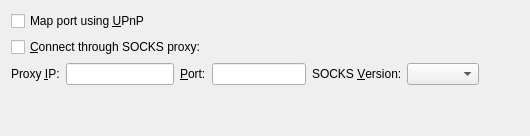
     <widget class="QWidget" name="tabNetwork">
      <attribute name="title">
       <string>&amp;Network</string>
      </attribute>
      <layout class="QVBoxLayout" name="verticalLayout_Network">
       <item>
        <widget class="QCheckBox" name="mapPortUpnp">
         <property name="toolTip">
          <string>Automatically open the VOLVOX client port on the router. This only works when your router supports UPnP and it is enabled.</string>
         </property>
         <property name="text">
          <string>Map port using &amp;UPnP</string>
         </property>
        </widget>
       </item>
       <item>
        <widget class="QCheckBox" name="connectSocks">
         <property name="toolTip">
          <string>Connect to the VOLVOX network through a SOCKS proxy (e.g. when connecting through Tor).</string>
         </property>
         <property name="text">
          <string>&amp;Connect through SOCKS proxy:</string>
         </property>
        </widget>
       </item>
       <item>
        <layout class="QHBoxLayout" name="horizontalLayout_Network">
         <item>
          <widget class="QLabel" name="proxyIpLabel">
           <property name="text">
            <string>Proxy &amp;IP:</string>
           </property>
           <property name="textFormat">
            <enum>Qt::PlainText</enum>
           </property>
           <property name="buddy">
            <cstring>proxyIp</cstring>
           </property>
          </widget>
         </item>
         <item>
          <widget class="QValidatedLineEdit" name="proxyIp">
           <property name="maximumSize">
            <size>
             <width>164</width>
             <height>39</height>
            </size>
           </property>
           <property name="toolTip">
            <string>IP address of the proxy (e.g. 127.0.0.1)</string>
           </property>
           <property name="styleSheet">
            <string notr="true"></string>
           </property>
          </widget>
         </item>
         <item>
          <widget class="QLabel" name="proxyPortLabel">
           <property name="text">
            <string>&amp;Port:</string>
           </property>
           <property name="textFormat">
            <enum>Qt::PlainText</enum>
           </property>
           <property name="buddy">
            <cstring>proxyPort</cstring>
           </property>
          </widget>
         </item>
         <item>
          <widget class="QLineEdit" name="proxyPort">
           <property name="maximumSize">
            <size>
             <width>94</width>
             <height>39</height>
            </size>
           </property>
           <property name="toolTip">
            <string>Port of the proxy (e.g. 9050)</string>
           </property>
           <property name="styleSheet">
            <string notr="true"></string>
           </property>
          </widget>
         </item>
         <item>
          <widget class="QLabel" name="socksVersionLabel">
           <property name="text">
            <string>SOCKS &amp;Version:</string>
           </property>
           <property name="textFormat">
            <enum>Qt::PlainText</enum>
           </property>
           <property name="buddy">
            <cstring>socksVersion</cstring>
           </property>
          </widget>
         </item>
         <item>
          <widget class="QValueComboBox" name="socksVersion">
           <property name="toolTip">
            <string>SOCKS version of the proxy (e.g. 5)</string>
           </property>
           <property name="styleSheet">
            <string notr="true"></string>
           </property>
          </widget>
         </item>
         <item>
          <spacer name="horizontalSpacer_Network">
           <property name="orientation">
            <enum>Qt::Horizontal</enum>
           </property>
           <property name="sizeHint" stdset="0">
            <size>
             <width>40</width>
             <height>20</height>
            </size>
           </property>
          </spacer>
         </item>
        </layout>
       </item>
       <item>
        <spacer name="verticalSpacer_Network">
         <property name="orientation">
          <enum>Qt::Vertical</enum>
         </property>
         <property name="sizeHint" stdset="0">
          <size>
           <width>20</width>
           <height>40</height>
          </size>
         </property>
        </spacer>
       </item>
      </layout>
     </widget>
